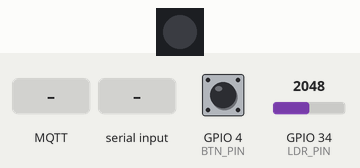
The program below on a simulated ESP32. Shown: 1 RGB LEDs in strip order, left to right. The inputs (shaded band) are chosen by the test bench; at power-on: GPIO 34 (LDR_PIN) = 2048, GPIO 4 (BTN_PIN) HIGH. WiFi joins after 1.5 s; servers stay silent unless stated; no MQTT or app messages arrive unless stated; what the program prints to the serial monitor is not drawn.

Above: at 3.7 s.
3.8 s: GPIO 34 (LDR_PIN) set to 2315
5.3 s: GPIO 34 (LDR_PIN) set to 2406
6.8 s: GPIO 4 (BTN_PIN) pulled LOW for 0.15 s
At 7.3 s:
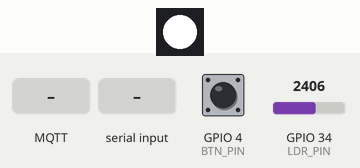
8.4 s: MQTT message "DOWN" arrives on the first subscribed topic
At 9.1 s:
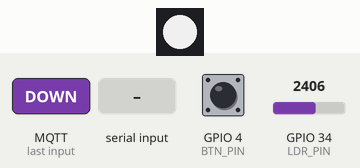
9.9 s: "TAT_DEN\n" received over Serial
At 10.2 s:
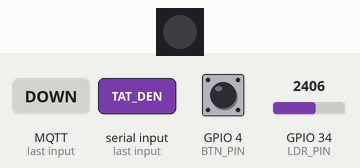
11.4 s: "BAT_DEN\n" received over Serial
At 12.6 s:
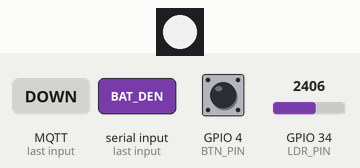
Timing chart, 0 to 13.9 s (numbered marks = the images above; inputs shaded):
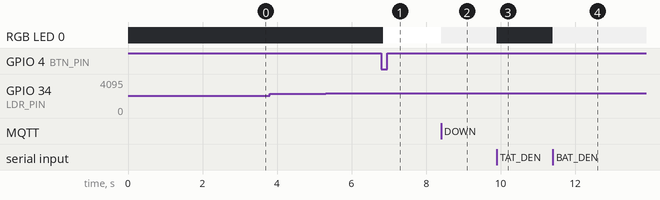

Measured:
- after the input at 3.8 s, every drawn part: stays the same
- after the input at 5.3 s, every drawn part: stays the same
- after the input at 6.8 s, RGB LED 0: off → RGB(255, 255, 255) after 0.05 s
- after the input at 8.4 s, RGB LED 0: RGB(255, 255, 255) → RGB(205, 205, 205) at once
- after the input at 9.9 s, RGB LED 0: RGB(205, 205, 205) → off at once
- after the input at 11.4 s, RGB LED 0: off → RGB(205, 205, 205) at once

The program:

main.cpp
```cpp
#include <Arduino.h>
#include <WiFi.h>
#include <PubSubClient.h>
#include <Adafruit_NeoPixel.h>

// --- CẤU HÌNH CHÂN ---
#define LED_PIN 13
#define NUM_LEDS 1
#define BTN_PIN 4     // Nút bấm giả lập giọng nói
#define LDR_PIN 34    // Chân Analog đọc quang trở (giả lập cử chỉ)

// --- CẤU HÌNH MẠNG & MQTT ---
const char* ssid = "Wokwi-GUEST";
const char* password = "";
const char* mqtt_server = "broker.hivemq.com";

WiFiClient espClient;
PubSubClient client(espClient);
Adafruit_NeoPixel strip(NUM_LEDS, LED_PIN, NEO_GRB + NEO_KHZ800);

// --- BIẾN TOÀN CỤC (Chỉ khai báo 1 lần duy nhất ở đây) ---
int currentBrightness = 255;
uint32_t currentColor = strip.Color(255, 255, 255);
bool ledState = false;

int lastLDRValue = 0;
unsigned long lastTimeReadLDR = 0;

// Khai báo nguyên mẫu hàm
void setup_wifi();
void callback(char* topic, byte* payload, unsigned int length);
void updateLED();

void setup() {
  Serial.begin(115200);
  delay(1000); // Đợi Serial ổn định

  strip.begin();
  strip.show();

  pinMode(BTN_PIN, INPUT_PULLUP);
  pinMode(LDR_PIN, INPUT);
  lastLDRValue = analogRead(LDR_PIN);

  setup_wifi();
  client.setServer(mqtt_server, 1883);
  client.setCallback(callback);
}

void setup_wifi() {
  delay(10);
  Serial.println("\nĐang kết nối WiFi...");
  WiFi.begin(ssid, password);
  while (WiFi.status() != WL_CONNECTED) {
    delay(500);
    Serial.print(".");
  }
  Serial.println("\nWiFi đã kết nối.");
}

void callback(char* topic, byte* payload, unsigned int length) {
  String message = "";
  for (int i = 0; i < length; i++) {
    message += (char)payload[i];
  }
  Serial.println("Nhận lệnh MQTT: " + message);

  if (message == "ON") { ledState = true; }
  else if (message == "OFF") { ledState = false; }
  else if (message == "UP") { currentBrightness = min(255, currentBrightness + 50); ledState = true; }
  else if (message == "DOWN") { currentBrightness = max(0, currentBrightness - 50); }
  else if (message.startsWith("COLOR_")) {
    String hex = message.substring(6);
    long number = strtol(&hex[0], NULL, 16);
    currentColor = strip.Color((number >> 16) & 0xFF, (number >> 8) & 0xFF, number & 0xFF);
  }
  updateLED();
}

void updateLED() {
  if (ledState) {
    uint8_t r = ((currentColor >> 16) & 0xFF) * (currentBrightness / 255.0);
    uint8_t g = ((currentColor >> 8) & 0xFF) * (currentBrightness / 255.0);
    uint8_t b = (currentColor & 0xFF) * (currentBrightness / 255.0);
    strip.setPixelColor(0, strip.Color(r, g, b));
  } else {
    strip.setPixelColor(0, strip.Color(0, 0, 0));
  }
  strip.show();
}

void loop() {
  if (!client.connected()) {
    if (client.connect("ESP32_Group15")) {
      client.subscribe("huit/nhom15/light_ctrl");
    }
  }
  client.loop();

  // --- GIẢ LẬP CỬ CHỈ BẰNG QUANG TRỞ (LDR) ---
  if (millis() - lastTimeReadLDR > 200) {
    int currentLDRValue = analogRead(LDR_PIN);

    //Serial.print("Giá trị LUX hiện tại: ");
    //Serial.println(currentLDRValue);

    int diff = currentLDRValue - lastLDRValue;

    // Ngưỡng nhạy 300
    if (abs(diff) > 300) {
      if (diff > 0) {
        Serial.println("=> Phát hiện cử chỉ: Vuốt LÊN (Bật đèn)");
        ledState = true;
      } else {
        Serial.println("=> Phát hiện cử chỉ: Vuốt XUỐNG (Tắt đèn)");
        ledState = false;
      }
      updateLED();
    }
    lastLDRValue = currentLDRValue;
    lastTimeReadLDR = millis();
  }

  // --- GIỌNG NÓI (Nút bấm) ---
  if (digitalRead(BTN_PIN) == LOW) {
    delay(50);
    ledState = !ledState;
    updateLED();
    Serial.println("Nút bấm: Đảo trạng thái đèn");
    while(digitalRead(BTN_PIN) == LOW);
  }

  // --- GIỌNG NÓI (Serial Monitor) ---
  if (Serial.available() > 0) {
    String voiceCmd = Serial.readStringUntil('\n');
    voiceCmd.trim();
    if (voiceCmd == "BAT_DEN") { ledState = true; updateLED(); }
    else if (voiceCmd == "TAT_DEN") { ledState = false; updateLED(); }
  }
}
```
